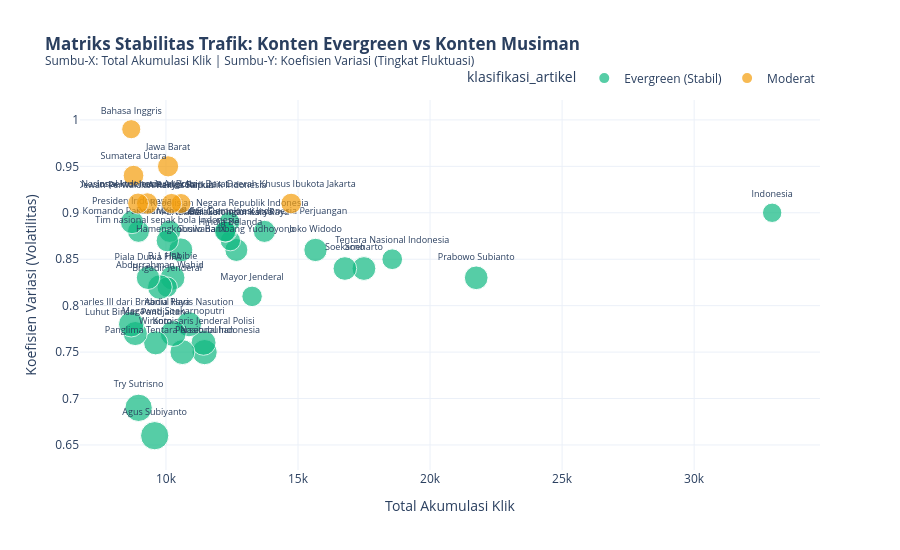

The notebook cell this image was saved under:
### Markdown cell above
## 7. Visualisasi 6: Matriks Stabilitas Trafik: Artikel Evergreen (Stabil) vs Artikel Viral/Musiman

Mengukur volatilitas trafik artikel dengan menghitung **Koefisien Variasi** ($CV = \sigma / \mu$). Artikel dengan $CV$ rendah dan konsisten hadir 4 bulan adalah *Evergreen*, sedangkan $CV$ tinggi menandakan lonjakan musiman (*Trending Spikes*).

### Code cell
evergreen_df = con.execute('''
    WITH artikel_stats AS (
        SELECT 
            halaman_tujuan,
            COUNT(DISTINCT periode) AS frekuensi_bulan,
            SUM(jumlah_klik) AS total_klik,
            ROUND(AVG(jumlah_klik), 2) AS rerata_klik,
            ROUND(COALESCE(STDDEV_SAMP(jumlah_klik), 0), 2) AS std_klik
        FROM clickstream
        WHERE halaman_tujuan != 'Halaman Utama'
        GROUP BY halaman_tujuan
        HAVING total_klik >= 3000
    )
    SELECT 
        halaman_tujuan,
        frekuensi_bulan,
        total_klik,
        rerata_klik,
        ROUND(std_klik / NULLIF(rerata_klik, 0), 2) AS koefisien_variasi,
        CASE 
            WHEN frekuensi_bulan = 4 AND (std_klik / NULLIF(rerata_klik, 0)) < 0.9 THEN 'Evergreen (Stabil)'
            WHEN frekuensi_bulan < 4 OR (std_klik / NULLIF(rerata_klik, 0)) >= 1.2 THEN 'Trending / Musiman'
            ELSE 'Moderat'
        END AS klasifikasi_artikel
    FROM artikel_stats
    ORDER BY total_klik DESC
    LIMIT 40
''').pl()

fig6 = px.scatter(
    evergreen_df.to_pandas(),
    x='total_klik',
    y='koefisien_variasi',
    size='rerata_klik',
    color='klasifikasi_artikel',
    hover_name='halaman_tujuan',
    text='halaman_tujuan',
    color_discrete_map={
        'Evergreen (Stabil)': '#10B981',
        'Trending / Musiman': '#EF4444',
        'Moderat': '#F59E0B'
    },
    title='<b>Matriks Stabilitas Trafik: Konten Evergreen vs Konten Musiman</b><br><sup>Sumbu-X: Total Akumulasi Klik | Sumbu-Y: Koefisien Variasi (Tingkat Fluktuasi)</sup>',
    labels={'total_klik': 'Total Akumulasi Klik', 'koefisien_variasi': 'Koefisien Variasi (Volatilitas)'}
)
fig6.update_traces(textposition='top center', textfont_size=9)
fig6.update_layout(
    template='plotly_white',
    height=550,
    legend=dict(orientation='h', yanchor='bottom', y=1.02, xanchor='right', x=1)
)
fig6.write_html(FIGURES_DIR / 'fig6_matriks_evergreen_vs_viral.html')
fig6.show()

### Figure 1 — Plotly figure (JSON) as saved in the notebook; plotly's stock layout.template omitted (floating-point values rounded to 4 significant figures)
{"data": [{"hovertemplate": "<b>%{hovertext}</b><br><br>klasifikasi_artikel=Evergreen (Stabil)<br>Total Akumulasi Klik=%{x}<br>Koefisien Variasi (Volatilitas)=%{y}<br>rerata_klik=%{marker.size}<br>halaman_tujuan=%{text}<extra></extra>", "hovertext": ["Indonesia", "Prabowo Subianto", "Tentara Nasional Indonesia", "Soeharto", "Soekarno", "Joko Widodo", "Partai Demokrasi Indonesia Perjuangan", "Mayor Jenderal", "Susilo Bambang Yudhoyono", "Hindia Belanda", "Kepolisian Negara Republik Indonesia", "Partai Golongan Karya", "Partai Gerakan Indonesia Raya", "Persetubuhan", "Komisaris Jenderal Polisi", "Abdul Haris Nasution", "Panglima Tentara Nasional Indonesia", "Hamengkubuwana IX", "Megawati Soekarnoputri", "B. J. Habibie", "Real Madrid C.F.", "Tim nasional sepak bola Indonesia", "Brigadir Jenderal", "Abdurrahman Wahid", "Wiranto", "Agus Subiyanto", "Piala Dunia FIFA", "Try Sutrisno", "Komando Pasukan Khusus", "Luhut Binsar Pandjaitan", "Presiden Indonesia", "Charles III dari Britania Raya"], "legendgroup": "Evergreen (Stabil)", "marker": {"color": "#10B981", "size": [27.62, 41.19, 31.52, 41.56, 41.01, 40.06, 36.13, 30.91, 38.97, 30.64, 32.14, 33.83, 33.63, 46.79, 45.88, 46.46, 45.79, 42.59, 49.39, 45.16, 36.22, 36.96, 30.82, 44.82, 42.91, 58.74, 40.35, 54.99, 35.55, 42.7, 39.6, 47.73], "sizemode": "area", "sizeref": 0.1469, "symbol": "circle"}, "mode": "markers+text", "name": "Evergreen (Stabil)", "orientation": "v", "showlegend": true, "text": ["Indonesia", "Prabowo Subianto", "Tentara Nasional Indonesia", "Soeharto", "Soekarno", "Joko Widodo", "Partai Demokrasi Indonesia Perjuangan", "Mayor Jenderal", "Susilo Bambang Yudhoyono", "Hindia Belanda", "Kepolisian Negara Republik Indonesia", "Partai Golongan Karya", "Partai Gerakan Indonesia Raya", "Persetubuhan", "Komisaris Jenderal Polisi", "Abdul Haris Nasution", "Panglima Tentara Nasional Indonesia", "Hamengkubuwana IX", "Megawati Soekarnoputri", "B. J. Habibie", "Real Madrid C.F.", "Tim nasional sepak bola Indonesia", "Brigadir Jenderal", "Abdurrahman Wahid", "Wiranto", "Agus Subiyanto", "Piala Dunia FIFA", "Try Sutrisno", "Komando Pasukan Khusus", "Luhut Binsar Pandjaitan", "Presiden Indonesia", "Charles III dari Britania Raya"], "textfont": {"size": 9}, "textposition": "top center", "type": "scatter", "x": [32950.0, 21750.0, 18570.0, 17500.0, 16780.0, 15660.0, 13730.0, 13260.0, 12670.0, 12440.0, 12400.0, 12280.0, 12240.0, 11460.0, 11420.0, 10870.0, 10620.0, 10560.0, 10270.0, 10250.0, 10140.0, 10050.0, 10050.0, 9770.0, 9611.0, 9574.0, 9320.0, 8964.0, 8959.0, 8838.0, 8713.0, 8686.0], "xaxis": "x", "y": [0.9, 0.83, 0.85, 0.84, 0.84, 0.86, 0.88, 0.81, 0.86, 0.87, 0.89, 0.88, 0.88, 0.75, 0.76, 0.78, 0.75, 0.86, 0.77, 0.83, 0.88, 0.87, 0.82, 0.82, 0.76, 0.66, 0.83, 0.69, 0.88, 0.77, 0.89, 0.78], "yaxis": "y"}, {"hovertemplate": "<b>%{hovertext}</b><br><br>klasifikasi_artikel=Moderat<br>Total Akumulasi Klik=%{x}<br>Koefisien Variasi (Volatilitas)=%{y}<br>rerata_klik=%{marker.size}<br>halaman_tujuan=%{text}<extra></extra>", "hovertext": ["Daerah Khusus Ibukota Jakarta", "Amerika Serikat", "Dewan Perwakilan Rakyat Republik Indonesia", "Jawa Barat", "Inspektur Jenderal Polisi", "Tentara Nasional Indonesia Angkatan Darat", "Sumatera Utara", "Bahasa Inggris"], "legendgroup": "Moderat", "marker": {"color": "#F59E0B", "size": [31.23, 29.44, 29.95, 32.94, 33.79, 32.17, 31.55, 26.89], "sizemode": "area", "sizeref": 0.1469, "symbol": "circle"}, "mode": "markers+text", "name": "Moderat", "orientation": "v", "showlegend": true, "text": ["Daerah Khusus Ibukota Jakarta", "Amerika Serikat", "Dewan Perwakilan Rakyat Republik Indonesia", "Jawa Barat", "Inspektur Jenderal Polisi", "Tentara Nasional Indonesia Angkatan Darat", "Sumatera Utara", "Bahasa Inggris"], "textfont": {"size": 9}, "textposition": "top center", "type": "scatter", "x": [14740.0, 10570.0, 10210.0, 10080.0, 9292.0, 8943.0, 8772.0, 8686.0], "xaxis": "x", "y": [0.91, 0.91, 0.91, 0.95, 0.91, 0.91, 0.94, 0.99], "yaxis": "y"}], "layout": {"height": 550, "legend": {"itemsizing": "constant", "orientation": "h", "title": {"text": "klasifikasi_artikel"}, "tracegroupgap": 0, "x": 1, "xanchor": "right", "y": 1.02, "yanchor": "bottom"}, "title": {"text": "<b>Matriks Stabilitas Trafik: Konten Evergreen vs Konten Musiman</b><br><sup>Sumbu-X: Total Akumulasi Klik | Sumbu-Y: Koefisien Variasi (Tingkat Fluktuasi)</sup>"}, "xaxis": {"anchor": "y", "domain": [0.0, 1.0], "title": {"text": "Total Akumulasi Klik"}}, "yaxis": {"anchor": "x", "domain": [0.0, 1.0], "title": {"text": "Koefisien Variasi (Volatilitas)"}}}}
